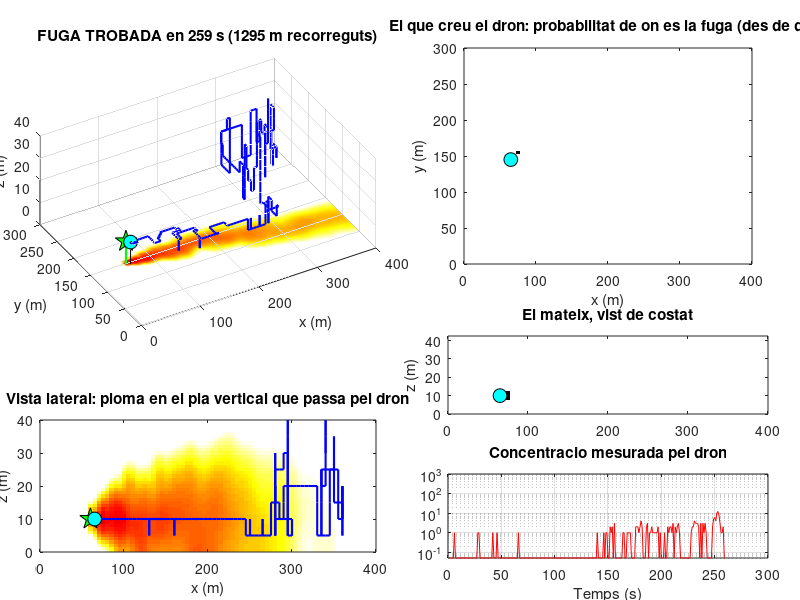

This chart was generated by the following MATLAB code:
function simulacio_dron()
%SIMULACIO_DRON  Dron autonom que busca l'origen d'una fuga (versio simplificada).
%
%   Simula una fuga de contaminant i un dron que en busca l'origen nomes
%   amb les lectures del seu sensor. Es pot triar:
%
%     - la dimensio:  '2d' (el dron vola sempre a l'alcada de la fuga i
%                          nomes busca en horitzontal)
%                     '3d' (el dron no sap l'alcada de la fuga i tambe es
%                          mou amunt i avall)
%     - la ploma:     'gaussiana' (estacionaria, model de Pasquill-Gifford)
%                     'complexa'  (turbulenta: "puffs" que el vent s'emporta)
%     - l'algorisme:  'infotaxis' (Vergassola, Villermaux i Shraiman, Nature 2007)
%                     'gradient'  (puja pel gradient de concentracio; si perd
%                                  el senyal, el busca en zig-zag de traves al vent)
%
%   Executa-la amb F5. Les opcions i els parametres son just a sota.

%% ============================= OPCIONS =============================
dimensio           = '3d';          % '2d' o '3d'
tipusPloma         = 'complexa';    % 'gaussiana' o 'complexa'
algorisme          = 'infotaxis';   % 'infotaxis' o 'gradient'
llavor             = 1;             % mateix numero = mateixa simulacio ([] = cada cop diferent)
mostrarAnimacio    = true;          % false = sense animacio (mes rapid)
dibuixaCadaSegons  = 2;             % redibuixa la figura cada N segons de simulacio

%% ============================ PARAMETRES ============================
% Unitats: metres i segons. El vent bufa cap a +x i el terra es z = 0.
par.midaX = 400;                    % llargada de la zona de cerca (direccio del vent)
par.midaY = 300;                    % amplada de la zona de cerca (de traves al vent)
par.alcadaMaxima = 40;              % alcada maxima de vol (nomes en 3D)
par.alcadaMinima = 5;               % alcada minima de vol (nomes en 3D)
par.midaCella = 5;                  % mida de cel.la = el que avanca el dron a cada pas
par.posFuga        = [60 150 10];   % on es la fuga [x y z] (el dron NO ho sap)
par.posInicialDron = [340 215 30];  % d'on surt el dron [x y z] (en 2D, z = alcada de la fuga)
par.velocitatDron  = 5;             % m/s
par.autonomia      = 2500;          % temps maxim de vol (s)
par.radiDeteccio   = 5;             % la fuga es troba si el dron hi es a menys d'aquesta distancia en x i en y (m)
par.radiDeteccioZ  = 2;             % ... i a menys d'aquesta en alcada (m)

% Sensor: comptador de deteccions (tipus Geiger).
% Comptes en un pas ~ Poisson( tempsPas * (sensibilitat * concentracio + fons) )
par.sensibilitat = 1;               % comptes/s per unitat de concentracio
par.fonsSensor   = 0.02;            % comptes/s de fons (falses deteccions)

% Ploma gaussiana
par.gaussEmissio  = 5000;           % taxa d'emissio
par.gaussVent     = 3;              % velocitat del vent (m/s)
par.gaussMidaFuga = 1;              % mida de la fuga (m)

% Ploma complexa
par.emissio       = 2000;           % taxa d'emissio
par.vent          = 2;              % velocitat mitjana del vent (m/s)
par.tempsVida     = 200;            % temps de vida del contaminant (s)
par.puffsPerSegon = 2;              % puffs emesos per segon (com a minim 1 a cada pas)
par.midaPuff      = 1.5;            % mida inicial d'un puff (m)
par.creixementH   = 0.4;            % rapidesa amb que s'eixampla un puff en horitzontal (m^2/s)
par.creixementV   = 0.2;            % ... i en vertical (m^2/s)
par.turbulenciaH  = 0.4;            % moviment aleatori dels puffs en horitzontal (m^2/s)
par.turbulenciaV  = 0.2;            % ... i en vertical (m^2/s)
par.meandreGraus  = 15;             % oscil.lacio de la direccio del vent (graus)
par.meandreTemps  = 40;             % temps tipic d'aquesta oscil.lacio (s)

% Infotaxis
par.intervalsComptes = [0 1 2 3 5 8 13 21 34 55 89];   % intervals de comptes per planificar

% Gradient
par.separacioSensors = 5;           % distancia dels sensors al centre del dron (m)
par.suavitzat        = 0.6;         % suavitzat del gradient (0 = cap, 0.9 = molt)
par.llindarDeteccio  = 2;           % comptes/s (suma dels sensors) per considerar que detecta
par.tempsMemoria     = 4;           % segons sense detectar abans de posar-se a buscar
par.tramInicial      = 20;          % primer tram del zig-zag de cerca (m); cada tram es el doble
par.canviAlcadaZigZag = 5;          % canvi d'alcada entre trams del zig-zag (m, nomes en 3D)
%% ====================================================================

if ~isempty(llavor)
    rng(llavor);
end
usaInfotaxis  = strcmp(algorisme, 'infotaxis');
plomaComplexa = strcmp(tipusPloma, 'complexa');
tresD         = strcmp(dimensio, '3d');

% --- Graella: les matrius tenen mida ny x nx x nz i s'indexen (iy, ix, iz) ---
graella.x = 0:par.midaCella:par.midaX;
graella.y = 0:par.midaCella:par.midaY;
if tresD
    graella.z = par.alcadaMinima:par.midaCella:par.alcadaMaxima;   % el dron no vola arran de terra
else
    graella.z = par.posFuga(3);                 % 2D: una sola alcada, la de la fuga
    par.posInicialDron(3) = par.posFuga(3);
end
graella.nx = numel(graella.x);
graella.ny = numel(graella.y);
graella.nz = numel(graella.z);
[graella.X, graella.Y] = meshgrid(graella.x, graella.y);
% Moviments possibles [diy dix diz]: est, nord, oest, sud, amunt, avall, quiet
graella.moviments = [0 1 0; 1 0 0; 0 -1 0; -1 0 0; 0 0 1; 0 0 -1; 0 0 0];
tempsPas = par.midaCella / par.velocitatDron;   % durada d'un pas (s)

maxPassos = ceil(par.autonomia / tempsPas);     % passos que permet l'autonomia
% Quantes cel.les a cada costat [iy ix iz] veu el dron (amb cel.les de 5 m: [1 1 0])
graella.radiVisible = floor([par.radiDeteccio par.radiDeteccio par.radiDeteccioZ] / par.midaCella + 1e-9);

celFuga = posicio_a_cella(par.posFuga, par, graella);          % cel.la [iy ix iz] de la fuga
celDron = posicio_a_cella(par.posInicialDron, par, graella);   % cel.la [iy ix iz] del dron

% --- Ploma: la complexa evoluciona 300 s abans que surti el dron ---
buit = zeros(0, 1);
ploma = struct('tipus', tipusPloma, 'x', buit, 'y', buit, 'z', buit, ...
               'sigma2H', buit, 'sigma2V', buit, 'massa', buit, 'angleVent', 0);
if plomaComplexa
    for i = 1:round(300 / tempsPas)
        ploma = avancar_ploma(ploma, par, tempsPas);
    end
end

% --- Estat inicial del cercador ---
if usaInfotaxis
    comptesModel = model_infotaxis(tipusPloma, par, graella, tempsPas);   % el que el dron espera mesurar
    probFuga = ones(graella.ny, graella.nx, graella.nz);                  % probabilitat de on es la fuga: uniforme
    probFuga(zona_visible(celDron, graella)) = 0;
    probFuga = probFuga / sum(probFuga(:));
else
    % Sensors en creu: est, oest, nord, sud i, en 3D, un a sobre i un a sota
    desplSensors = par.separacioSensors * [1 0 0; -1 0 0; 0 1 0; 0 -1 0; 0 0 1; 0 0 -1];
    desplSensors = desplSensors(1:4 + 2 * tresD, :);
    grad.filtrat           = [0 0 0];   % gradient suavitzat [dc/dx dc/dy dc/dz]
    grad.passosSenseSenyal = Inf;       % passos seguits sense detectar
    grad.centreZigZag      = celDron;   % cel.la al voltant de la qual busca quan no te senyal
    grad.tram              = 0;         % numero de tram del zig-zag (0 = encara no ha comencat)
    grad.desti             = celDron;   % cel.la on acaba el tram actual
    mapaMesures = zeros(graella.ny, graella.nx, graella.nz);   % concentracio maxima mesurada a cada cel.la
end

trajectoria  = nan(maxPassos + 1, 3);       % posicio del dron [x y z] a cada pas
trajectoria(1, :) = [graella.x(celDron(2)) graella.y(celDron(1)) graella.z(celDron(3))];
concMesurada = zeros(maxPassos, 1);         % concentracio mesurada a cada pas
trobada = false;

if mostrarAnimacio
    fig = crear_figura(par, graella, tresD, usaInfotaxis);
end

%% ============================== BUCLE ==============================
for pas = 1:maxPassos
    posDron = trajectoria(pas, :);              % posicio del dron [x y z] (m)

    % 1. El dron mesura i decideix on va
    if usaInfotaxis
        concReal = concentracio(ploma, par, posDron(1), posDron(2), posDron(3));
        comptes  = poisson_aleatori(tempsPas * (par.sensibilitat * concReal + par.fonsSensor));
        probFuga = infotaxis_actualitzar(probFuga, comptesModel, celDron, comptes, graella);
        [moviment, queFa] = infotaxis_decidir(probFuga, comptesModel, celDron, graella, par.intervalsComptes);
    else
        posSensors = posDron + desplSensors;
        concReal = concentracio(ploma, par, posSensors(:, 1), posSensors(:, 2), posSensors(:, 3));
        comptes  = poisson_aleatori(tempsPas * (par.sensibilitat * concReal + par.fonsSensor));
        [moviment, queFa, grad] = gradient_decidir(grad, comptes, celDron, graella, par, tempsPas);
    end
    % Concentracio que el dron dedueix dels comptes (mitjana dels sensors)
    concMesurada(pas) = mean(max(comptes / tempsPas - par.fonsSensor, 0) / par.sensibilitat);
    if ~usaInfotaxis
        mapaMesures(celDron(1), celDron(2), celDron(3)) = ...
            max(mapaMesures(celDron(1), celDron(2), celDron(3)), concMesurada(pas));
    end

    % 2. El dron es mou a una cel.la veina (o es queda quiet)
    celDron = celDron + moviment;
    posDron = [graella.x(celDron(2)) graella.y(celDron(1)) graella.z(celDron(3))];
    trajectoria(pas + 1, :) = posDron;
    % La fuga es troba si es a tocar: a menys de radiDeteccio en x i y, i de radiDeteccioZ en alcada
    trobada = all(abs(celDron - celFuga) <= graella.radiVisible);

    % 3. La ploma evoluciona (la gaussiana no canvia)
    if plomaComplexa
        ploma = avancar_ploma(ploma, par, tempsPas);
    end

    % 4. Dibuix
    if mostrarAnimacio && (trobada || mod(pas, max(1, round(dibuixaCadaSegons / tempsPas))) == 0)
        if ~ishandle(fig.finestra)
            break;
        end
        if usaInfotaxis
            coneixement = probFuga;
        else
            coneixement = mapaMesures;
        end
        titol = sprintf('%s | ploma %s | t = %.0f s | alcada %.0f m | %s', ...
                        upper(dimensio), tipusPloma, pas * tempsPas, posDron(3), queFa);
        actualitzar_figura(fig, par, graella, ploma, trajectoria(1:pas + 1, :), ...
                           coneixement, concMesurada(1:pas), tempsPas, titol);
    end
    if trobada
        break;
    end
end

%% ============================= RESULTAT =============================
recorregut = sum(sqrt(sum(diff(trajectoria(1:pas + 1, :)).^2, 2)));
if trobada
    resultat = sprintf('FUGA TROBADA en %.0f s (%.0f m recorreguts)', pas * tempsPas, recorregut);
else
    resultat = sprintf('Fuga NO trobada en %.0f s (distancia final %.0f m)', ...
                       pas * tempsPas, norm(trajectoria(pas + 1, :) - par.posFuga));
end
fprintf('%s, ploma %s, algorisme %s: %s\n', upper(dimensio), tipusPloma, algorisme, resultat);
if mostrarAnimacio && ishandle(fig.finestra)
    set(fig.titol, 'String', resultat);
end
end

function cel = posicio_a_cella(pos, par, graella)
%POSICIO_A_CELLA  Cel.la [iy ix iz] de la graella que correspon a la posicio [x y z].
[~, iz] = min(abs(graella.z - pos(3)));
cel = [round(pos(2) / par.midaCella) + 1, round(pos(1) / par.midaCella) + 1, iz];
end

%% ============================== PLOMA ==============================

function conc = concentracio(ploma, par, x, y, z)
%CONCENTRACIO  Concentracio real de la ploma als punts (x, y, z).
if strcmp(ploma.tipus, 'gaussiana')
    conc = ploma_gaussiana(x - par.posFuga(1), y - par.posFuga(2), z, par.posFuga(3), par);
else
    % Suma de tots els puffs. Cada puff es una campana de Gauss en 3D, mes
    % la seva imatge sota terra (el terra reflecteix el contaminant)
    pes        = ploma.massa ./ ((2 * pi)^1.5 * ploma.sigma2H .* sqrt(ploma.sigma2V));
    distHoritz = (x(:) - ploma.x').^2 + (y(:) - ploma.y').^2;             % (punts x puffs)
    vertical   = exp(-(z(:) - ploma.z').^2 ./ (2 * ploma.sigma2V')) + ...
                 exp(-(z(:) + ploma.z').^2 ./ (2 * ploma.sigma2V'));
    conc = reshape((exp(-distHoritz ./ (2 * ploma.sigma2H')) .* vertical) * pes, size(x));
end
end

function conc = ploma_gaussiana(aFavorVent, deTraves, z, alcadaFuga, par)
%PLOMA_GAUSSIANA  Ploma gaussiana estacionaria a una distancia aFavorVent
%   de la fuga, deTraves al vent i a l'alcada z, si la fuga es a alcadaFuga:
%
%                Q              n^2             (z-H)^2            (z+H)^2
%       c = ------------ exp(- ------) [ exp(- -------) + exp(- -------) ]
%           2 pi U sy sz       2 sy^2           2 sz^2             2 sz^2
%
%   sy i sz (amplada i gruix de la ploma) creixen amb la distancia segons
%   les formules de Briggs (1973) per a la classe d'estabilitat D. L'ultim
%   terme es la reflexio del contaminant al terra.
deTraves = deTraves + zeros(size(aFavorVent));
z        = z + zeros(size(aFavorVent));
conc     = zeros(size(aFavorVent));
arriba   = aFavorVent > -par.gaussMidaFuga;      % a sobrevent no hi arriba res
dist     = max(aFavorVent(arriba), 0);
amplada  = 0.08 * dist ./ sqrt(1 + 1e-4 * dist);
gruix    = 0.06 * dist ./ sqrt(1 + 1.5e-3 * dist);
amplada  = sqrt(amplada.^2 + par.gaussMidaFuga^2);   % la fuga te una mida inicial
gruix    = sqrt(gruix.^2 + par.gaussMidaFuga^2);
vertical = exp(-(z(arriba) - alcadaFuga).^2 ./ (2 * gruix.^2)) + ...
           exp(-(z(arriba) + alcadaFuga).^2 ./ (2 * gruix.^2));
conc(arriba) = par.gaussEmissio ./ (2 * pi * par.gaussVent * amplada .* gruix) ...
               .* exp(-deTraves(arriba).^2 ./ (2 * amplada.^2)) .* vertical;
end

function ploma = avancar_ploma(ploma, par, tempsPas)
%AVANCAR_PLOMA  Un pas de temps de la ploma complexa.
% La direccio del vent oscil.la a l'atzar (proces d'Ornstein-Uhlenbeck)
memoria = exp(-tempsPas / par.meandreTemps);
ploma.angleVent = ploma.angleVent * memoria + (par.meandreGraus * pi / 180) * sqrt(1 - memoria^2) * randn;
% Els puffs es mouen amb el vent i a l'atzar, s'eixamplen i es van esvaint
saltH = sqrt(2 * par.turbulenciaH * tempsPas);
saltV = sqrt(2 * par.turbulenciaV * tempsPas);
ploma.x = ploma.x + par.vent * cos(ploma.angleVent) * tempsPas + saltH * randn(size(ploma.x));
ploma.y = ploma.y + par.vent * sin(ploma.angleVent) * tempsPas + saltH * randn(size(ploma.y));
ploma.z = abs(ploma.z + saltV * randn(size(ploma.z)));     % rebot al terra
ploma.sigma2H = ploma.sigma2H + 2 * par.creixementH * tempsPas;
ploma.sigma2V = ploma.sigma2V + 2 * par.creixementV * tempsPas;
ploma.massa   = ploma.massa * exp(-tempsPas / par.tempsVida);
% La fuga emet puffs nous: com a minim un a cada pas (amb passos curts,
% round(puffsPerSegon * tempsPas) podria donar 0 i la fuga no emetria res)
nous = ones(max(1, round(par.puffsPerSegon * tempsPas)), 1);
ploma.x = [ploma.x; par.posFuga(1) * nous];
ploma.y = [ploma.y; par.posFuga(2) * nous];
ploma.z = [ploma.z; par.posFuga(3) * nous];
ploma.sigma2H = [ploma.sigma2H; par.midaPuff^2 * nous];
ploma.sigma2V = [ploma.sigma2V; par.midaPuff^2 * nous];
ploma.massa   = [ploma.massa;   par.emissio * tempsPas / numel(nous) * nous];
% Eliminem els puffs que han sortit de la zona
fora = ploma.x > par.midaX + 60 | ploma.x < -60 | ploma.y > par.midaY + 60 | ploma.y < -60;
ploma.x(fora) = [];        ploma.y(fora) = [];        ploma.z(fora) = [];
ploma.sigma2H(fora) = [];  ploma.sigma2V(fora) = [];  ploma.massa(fora) = [];
end

function comptes = poisson_aleatori(mitjana)
%POISSON_ALEATORI  Nombres aleatoris de Poisson amb la mitjana donada (sense toolboxes).
comptes = zeros(size(mitjana));
for i = 1:numel(mitjana)
    if mitjana(i) < 30
        % Metode de Knuth: multiplica uniformes fins a baixar de exp(-mitjana)
        producte = rand;
        while producte > exp(-mitjana(i))
            comptes(i) = comptes(i) + 1;
            producte = producte * rand;
        end
    else
        comptes(i) = max(0, round(mitjana(i) + sqrt(mitjana(i)) * randn));   % aproximacio normal
    end
end
end

%% ============================ INFOTAXIS ============================

function comptesModel = model_infotaxis(tipusPloma, par, graella, tempsPas)
%MODEL_INFOTAXIS  Model intern del dron: comptes que espera mesurar en un
%   pas si ell es a l'alcada z(izDron), la fuga a l'alcada z(izFuga) i el
%   desplacament horitzontal entre tots dos es (distX, distY). Es una taula
%   comptesModel(iyDron - iyFuga + ny, ixDron - ixFuga + nx, izDron, izFuga).
%
%   - Ploma gaussiana: el dron en coneix la formula (model exacte).
%   - Ploma complexa: solucio mitjana de l'equacio d'adveccio-difusio de
%     l'article, amb difusivitats efectives horitzontal (Dh) i vertical
%     (Dv) i una font imatge sota terra:
%
%       c = Q / (4 pi sqrt(Dh Dv)) exp(x U / 2Dh) [e^(-r1/abast)/r1 + e^(-r2/abast)/r2]
%
%     r1 i r2 son les distancies a la fuga i a la seva imatge (amb z
%     escalada per sqrt(Dh/Dv)). El dron NO coneix la turbulencia real.
[distX, distY] = meshgrid((-(graella.nx - 1):(graella.nx - 1)) * par.midaCella, ...
                          (-(graella.ny - 1):(graella.ny - 1)) * par.midaCella);
difusioH = par.turbulenciaH + par.creixementH + (par.vent * par.meandreGraus * pi / 180)^2 * par.meandreTemps;
difusioV = par.turbulenciaV + par.creixementV;
abast    = sqrt(difusioH * par.tempsVida / (1 + par.vent^2 * par.tempsVida / (4 * difusioH)));
comptesModel = zeros(2 * graella.ny - 1, 2 * graella.nx - 1, graella.nz, graella.nz);
for izDron = 1:graella.nz
    for izFuga = 1:graella.nz
        zDron = graella.z(izDron);
        zFuga = graella.z(izFuga);
        if strcmp(tipusPloma, 'gaussiana')
            conc = ploma_gaussiana(distX, distY, zDron, zFuga, par);
        else
            distFuga   = max(sqrt(distX.^2 + distY.^2 + difusioH / difusioV * (zDron - zFuga)^2), par.midaCella / 2);
            distImatge = max(sqrt(distX.^2 + distY.^2 + difusioH / difusioV * (zDron + zFuga)^2), par.midaCella / 2);
            conc = par.emissio / (4 * pi * sqrt(difusioH * difusioV)) * ...
                   (exp(distX * par.vent / (2 * difusioH) - distFuga / abast) ./ distFuga + ...
                    exp(distX * par.vent / (2 * difusioH) - distImatge / abast) ./ distImatge);
        end
        comptesModel(:, :, izDron, izFuga) = tempsPas * (par.sensibilitat * conc + par.fonsSensor);
    end
end
end

function esperats = comptes_esperats(comptesModel, cel, graella)
%COMPTES_ESPERATS  Comptes que el dron espera mesurar a la cel.la cel per a
%   cada possible posicio de la fuga a la graella (matriu ny x nx x nz).
esperats = reshape(comptesModel(cel(1) + graella.ny - 1:-1:cel(1), ...
                                cel(2) + graella.nx - 1:-1:cel(2), cel(3), :), ...
                   graella.ny, graella.nx, graella.nz);
end

function visible = zona_visible(cel, graella)
%ZONA_VISIBLE  Cel.les a tocar de cel (a menys de graella.radiVisible
%   cel.les en cada eix): si la fuga hi es, el dron la veu.
r = graella.radiVisible;
visible = false(graella.ny, graella.nx, graella.nz);
visible(max(cel(1) - r(1), 1):min(cel(1) + r(1), graella.ny), ...
        max(cel(2) - r(2), 1):min(cel(2) + r(2), graella.nx), ...
        max(cel(3) - r(3), 1):min(cel(3) + r(3), graella.nz)) = true;
end

function incertesa = entropia(prob)
%ENTROPIA  Entropia de Shannon -sum p ln p: mesura la incertesa d'un mapa
%   de probabilitat (0 = se sap del cert on es la fuga).
prob = prob(prob > 0);
incertesa = -sum(prob .* log(prob));
end

function probFuga = infotaxis_actualitzar(probFuga, comptesModel, celDron, comptes, graella)
%INFOTAXIS_ACTUALITZAR  Regla de Bayes (eq. 2 de l'article) despres de
%   mesurar: cada possible posicio de la fuga es multiplica per la
%   probabilitat (de Poisson) d'haver mesurat aquests comptes si la fuga
%   fos alla. La zona que el dron veu queda descartada (la fuga no hi es).
esperats = comptes_esperats(comptesModel, celDron, graella);
probNova = probFuga .* exp(-esperats + comptes * log(esperats) - gammaln(comptes + 1));
probNova(zona_visible(celDron, graella)) = 0;
if sum(probNova(:)) > 0
    probFuga = probNova / sum(probNova(:));
else
    probFuga(zona_visible(celDron, graella)) = 0;    % mesura incompatible amb el model: nomes descartem la zona
    probFuga = probFuga / sum(probFuga(:));
end
end

function [moviment, queFa] = infotaxis_decidir(probFuga, comptesModel, celDron, graella, intervals)
%INFOTAXIS_DECIDIR  Tria el moviment que fa baixar mes l'entropia esperada
%   (eq. 1 de l'article):
%
%       canvi(r -> rj) = P(rj) [-S] + [1 - P(rj)] sum_k rho_k(rj) dS_k
%
%   Primer terme: probabilitat de trobar la fuga a rj (l'entropia passa a 0).
%   Segon terme: si no hi es, el dron mesurara k comptes amb probabilitat
%   rho_k i l'entropia canviara dS_k. Els comptes s'agrupen en intervals.
entropiaAra   = entropia(probFuga);
canviEntropia = Inf(7, 1);              % canvi esperat d'entropia per a cada moviment
for m = 1:7
    celNova = celDron + graella.moviments(m, :);
    if any(celNova < 1) || any(celNova > [graella.ny graella.nx graella.nz])
        continue;                       % fora de la zona (en 2D, amunt i avall)
    end
    visible    = zona_visible(celNova, graella);
    probTrobar = sum(probFuga(visible));    % probabilitat de trobar la fuga en arribar-hi
    probSiNo   = probFuga;
    probSiNo(visible) = 0;                  % mapa de probabilitat si NO la troba
    if sum(probSiNo(:)) <= 0
        canviEntropia(m) = -entropiaAra;
        continue;
    end
    probSiNo = probSiNo / sum(probSiNo(:));
    esperats = comptes_esperats(comptesModel, celNova, graella);
    possible = probSiNo > 1e-15;            % nomes compten les posicions encara possibles (mes rapid)
    probSiNo = probSiNo(possible);
    esperats = esperats(possible);

    % Recorrem k = 0, 1, 2... acumulant la llei de Poisson per intervals
    canviMesura   = 0;
    probAcumulada = zeros(size(esperats));  % P(comptes < limit actual)
    probK         = exp(-esperats);         % P(k comptes) per al k actual
    k = 0;
    for i = 1:numel(intervals)
        if i < numel(intervals)
            probInterval = zeros(size(esperats));
            while k < intervals(i + 1)
                probInterval = probInterval + probK;
                probK = probK .* esperats / (k + 1);
                k = k + 1;
            end
            probAcumulada = probAcumulada + probInterval;
        else
            probInterval = max(1 - probAcumulada, 0);   % ultim interval: k >= intervals(end)
        end
        conjunta   = probSiNo .* probInterval;
        probMesura = sum(conjunta(:));      % probabilitat de mesurar comptes d'aquest interval
        if probMesura > 1e-300
            canviMesura = canviMesura + probMesura * (entropia(conjunta / probMesura) - entropiaAra);
        end
    end
    canviEntropia(m) = probTrobar * (-entropiaAra) + (1 - probTrobar) * canviMesura;
end

if min(canviEntropia) > -1e-6
    % Cap moviment aporta informacio (el dron ja "sap" on es la fuga):
    % vola directament cap al punt mes probable
    queFa = 'cap al punt mes probable';
    [~, mesProbable] = max(probFuga(:));
    [iy, ix, iz] = ind2sub([graella.ny graella.nx graella.nz], mesProbable);
    falta = [iy ix iz] - celDron;
    [~, eix] = max(abs(falta));
    moviment = [0 0 0];
    moviment(eix) = sign(falta(eix));
else
    queFa = 'infotaxis';
    [~, millor] = min(canviEntropia + 1e-10 * abs(entropiaAra) * rand(7, 1));    % desempat aleatori
    moviment = graella.moviments(millor, :);
end
end

%% ============================= GRADIENT =============================

function [moviment, queFa, grad] = gradient_decidir(grad, comptes, celDron, graella, par, tempsPas)
%GRADIENT_DECIDIR  Estima el gradient amb els comptes dels sensors (est,
%   oest, nord, sud i, en 3D, amunt i avall) per diferencies finites
%   centrades:
%
%       dc/dx ~ (cE - cO) / (2d),   dc/dy ~ (cN - cS) / (2d),   dc/dz ~ (cAmunt - cAvall) / (2d)
%
%   i el suavitza amb un filtre exponencial. Si hi ha senyal recent, el dron
%   va cap on el gradient es mes gran, pero mai vent avall (sap d'on ve el
%   vent, i la fuga sempre es vent amunt). Si perd el senyal, busca la
%   ploma en zig-zag de traves al vent al voltant d'on l'ha perduda (com
%   fan les arnes): cada tram es el doble de llarg que l'anterior i, en
%   3D, es fa a una alcada diferent.
conc = max(comptes(:)' / tempsPas - par.fonsSensor, 0) / par.sensibilitat;   % concentracio a cada sensor
gradientNou = [0 0 0];
gradientNou(1:numel(conc) / 2) = (conc(1:2:end) - conc(2:2:end)) / (2 * par.separacioSensors);
passosMemoria = round(par.tempsMemoria / tempsPas);   % passos que recorda el senyal
if sum(comptes) >= par.llindarDeteccio * tempsPas
    grad.passosSenseSenyal = 0;
    grad.filtrat = par.suavitzat * grad.filtrat + (1 - par.suavitzat) * gradientNou;
    grad.centreZigZag = celDron;        % si perd el senyal, el buscara al voltant d'aqui
    grad.tram = 0;
else
    grad.passosSenseSenyal = grad.passosSenseSenyal + 1;
    if grad.passosSenseSenyal > passosMemoria
        grad.filtrat = [0 0 0];         % senyal perdut: oblida el gradient
    end
end

limits = [graella.ny graella.nx graella.nz];
if grad.passosSenseSenyal <= passosMemoria
    queFa = 'seguint el gradient';
    veines    = celDron + graella.moviments(1:6, :);
    dinsZona  = all(veines >= 1, 2) & all(veines <= limits, 2);
    projeccio = graella.moviments(1:6, [2 1 3]) * grad.filtrat' + 1e-12 * rand(6, 1);   % gradient en cada direccio
    projeccio(~dinsZona) = -Inf;
    projeccio(1) = -Inf;                % mai vent avall: la fuga sempre es vent amunt
    [~, millor] = max(projeccio);
    moviment = graella.moviments(millor, :);
else
    queFa = 'buscant la ploma en zig-zag';
    if grad.tram == 0 || isequal(celDron, grad.desti)
        % Tram nou: cap a l'altre costat, el doble de lluny i a una altra alcada
        grad.tram = grad.tram + 1;
        amplitud  = max(1, round(par.tramInicial / par.midaCella)) * 2^(grad.tram - 1);   % en cel.les
        canviZ    = round(par.canviAlcadaZigZag / par.midaCella) * floor(grad.tram / 2);  % en cel.les
        costat    = (-1)^grad.tram;
        desti     = grad.centreZigZag + costat * [amplitud, 0, canviZ];
        grad.desti = min(max(desti, 1), limits);
    end
    falta = grad.desti - celDron;       % cel.les que falten per arribar al final del tram
    [~, eix] = max(abs(falta));
    moviment = [0 0 0];
    moviment(eix) = sign(falta(eix));
end
end

%% ============================== FIGURA ==============================

function fig = crear_figura(par, graella, tresD, usaInfotaxis)
%CREAR_FIGURA  Crea la finestra amb tots els panells i en retorna els elements
%   grafics, que despres s'actualitzen a actualitzar_figura:
%     - escena real (ploma, fuga, dron i trajectoria) i, en 3D, vista lateral
%     - el que sap el dron, vist des de dalt i, en 3D, de costat
%     - concentracio mesurada al llarg del temps
fig.finestra = figure('Color', 'w', 'Name', 'Dron: cerca de l''origen d''una fuga', ...
                      'Units', 'normalized', 'Position', [0.03 0.08 0.94 0.84]);
colormap(flipud(hot));
fig.tresD = tresD;
fig.usaInfotaxis = usaInfotaxis;
if tresD
    llocEscena = [0.05 0.44 0.42 0.48];  llocSaber = [0.56 0.56 0.40 0.36];  llocMesura = [0.56 0.07 0.40 0.14];
else
    llocEscena = [0.05 0.12 0.42 0.76];  llocSaber = [0.56 0.46 0.40 0.46];  llocMesura = [0.56 0.10 0.40 0.24];
end
if usaInfotaxis
    titolSaber = 'El que creu el dron: probabilitat de on es la fuga';
    escalaSaber = [0 1];
else
    titolSaber = 'El que sap el dron: concentracio que ha mesurat a cada lloc';
    escalaSaber = [-2 2.5];
end
estilDron = {'o', 'MarkerSize', 10, 'MarkerFaceColor', 'c', 'MarkerEdgeColor', 'k'};
estilFuga = {'p', 'MarkerSize', 16, 'MarkerFaceColor', 'g', 'MarkerEdgeColor', 'k'};

% Escena real. Al terra es pinta la ploma a l'alcada del dron.
subplot('Position', llocEscena);
fig.terra = surf(graella.x, graella.y, zeros(graella.ny, graella.nx), zeros(graella.ny, graella.nx), ...
                 'EdgeColor', 'none', 'FaceColor', 'interp');
hold on;  caxis([-2 2.5]);
plot3(par.posFuga(1) * [1 1], par.posFuga(2) * [1 1], [0 par.posFuga(3)], 'g-', 'LineWidth', 1.5);
plot3(par.posFuga(1), par.posFuga(2), par.posFuga(3), estilFuga{:});
fig.trajectoria = plot3(nan, nan, nan, 'b-', 'LineWidth', 1.5);
fig.palDron     = plot3([nan nan], [nan nan], [nan nan], 'k-');     % linia del dron fins a terra
fig.dron        = plot3(nan, nan, nan, estilDron{:});
axis([0 par.midaX 0 par.midaY 0 par.alcadaMaxima]);
xlabel('x (m)');  ylabel('y (m)');  zlabel('z (m)');
if tresD
    daspect([1 1 0.25]);  view(-30, 35);  grid on;
else
    daspect([1 1 1]);  view(2);  grid off;
end
fig.titol = title('');

% El que sap el dron, vist des de dalt
subplot('Position', llocSaber);
fig.saberDalt = imagesc(graella.x, graella.y, zeros(graella.ny, graella.nx));
set(gca, 'YDir', 'normal');
axis equal;  axis([0 par.midaX 0 par.midaY]);  caxis(escalaSaber);
hold on;
fig.dronSaberDalt = plot(nan, nan, estilDron{:});
xlabel('x (m)');  ylabel('y (m)');
title([titolSaber ' (des de dalt)']);

if tresD
    % Vista lateral de l'escena: tall vertical de la ploma que passa pel dron
    fig.zLateral = 0:par.alcadaMaxima;
    [fig.XLateral, fig.ZLateral] = meshgrid(graella.x, fig.zLateral);
    subplot('Position', [0.05 0.08 0.42 0.22]);
    fig.tallLateral = imagesc(graella.x, fig.zLateral, zeros(size(fig.XLateral)));
    set(gca, 'YDir', 'normal');
    axis([0 par.midaX 0 par.alcadaMaxima]);  caxis([-2 2.5]);
    hold on;
    plot(par.posFuga(1), par.posFuga(3), estilFuga{:});
    fig.trajLateral = plot(nan, nan, 'b-', 'LineWidth', 1.5);
    fig.dronLateral = plot(nan, nan, estilDron{:});
    xlabel('x (m)');  ylabel('z (m)');
    title('Vista lateral: ploma en el pla vertical que passa pel dron');

    % El que sap el dron, vist de costat
    subplot('Position', [0.56 0.31 0.40 0.13]);
    fig.saberCostat = imagesc(graella.x, graella.z, zeros(graella.nz, graella.nx));
    set(gca, 'YDir', 'normal');
    axis([0 par.midaX 0 par.alcadaMaxima + par.midaCella / 2]);  caxis(escalaSaber);
    hold on;
    fig.dronSaberCostat = plot(nan, nan, estilDron{:});
    ylabel('z (m)');
    title('El mateix, vist de costat');
end

% Concentracio mesurada al llarg del temps (escala logaritmica)
subplot('Position', llocMesura);
fig.mesura = plot(nan, nan, 'r-');
set(gca, 'YScale', 'log');
ylim([0.05 1000]);  grid on;
xlabel('Temps (s)');
title('Concentracio mesurada pel dron');
end

function actualitzar_figura(fig, par, graella, ploma, trajectoria, coneixement, concMesurada, tempsPas, titol)
%ACTUALITZAR_FIGURA  Redibuixa tots els panells amb l'estat actual.
%   coneixement es el que sap el dron (matriu ny x nx x nz): la
%   probabilitat de on es la fuga (infotaxis) o la concentracio que ha
%   mesurat a cada cel.la (gradient).
posDron = trajectoria(end, :);

% Escena real
set(fig.terra, 'CData', log10(concentracio(ploma, par, graella.X, graella.Y, posDron(3)) + 1e-3));
set(fig.trajectoria, 'XData', trajectoria(:, 1), 'YData', trajectoria(:, 2), 'ZData', trajectoria(:, 3));
set(fig.palDron, 'XData', posDron(1) * [1 1], 'YData', posDron(2) * [1 1], 'ZData', [0 posDron(3)]);
set(fig.dron, 'XData', posDron(1), 'YData', posDron(2), 'ZData', posDron(3));
set(fig.titol, 'String', {titol, 'Colors del terra: concentracio a l''alcada del dron'});

% El que sap el dron: des de dalt i de costat
if fig.usaInfotaxis
    saberDalt   = sum(coneixement, 3);                   % probabilitat sumada sobre totes les alcades
    saberCostat = reshape(sum(coneixement, 1), graella.nx, graella.nz)';   % ... i sobre totes les y
    saberDalt   = saberDalt / max(saberDalt(:));
    saberCostat = saberCostat / max(saberCostat(:));
else
    saberDalt   = log10(max(coneixement, [], 3) + 1e-3);
    saberCostat = log10(reshape(max(coneixement, [], 1), graella.nx, graella.nz)' + 1e-3);
end
set(fig.saberDalt, 'CData', saberDalt);
set(fig.dronSaberDalt, 'XData', posDron(1), 'YData', posDron(2));

if fig.tresD
    set(fig.tallLateral, 'CData', log10(concentracio(ploma, par, fig.XLateral, posDron(2), fig.ZLateral) + 1e-3));
    set(fig.trajLateral, 'XData', trajectoria(:, 1), 'YData', trajectoria(:, 3));
    set(fig.dronLateral, 'XData', posDron(1), 'YData', posDron(3));
    set(fig.saberCostat, 'CData', saberCostat);
    set(fig.dronSaberCostat, 'XData', posDron(1), 'YData', posDron(3));
end

% Concentracio mesurada (els zeros es dibuixen a la part de baix de l'escala)
set(fig.mesura, 'XData', (1:numel(concMesurada)) * tempsPas, 'YData', max(concMesurada, 0.05));
drawnow;
end
